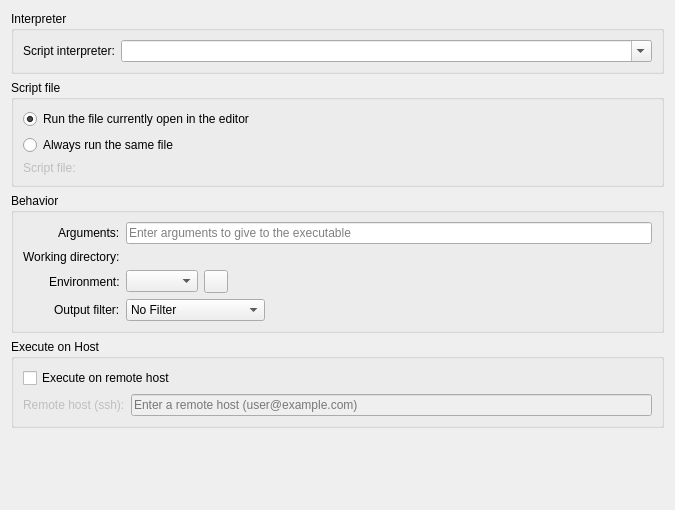
<?xml version="1.0" encoding="UTF-8"?>
<ui version="4.0">
 <class>ScriptAppPage</class>
 <widget class="QWidget" name="ScriptAppPage">
  <property name="geometry">
   <rect>
    <x>0</x>
    <y>0</y>
    <width>675</width>
    <height>510</height>
   </rect>
  </property>
  <layout class="QVBoxLayout" name="verticalLayout">
   <item>
    <widget class="QGroupBox" name="groupBox">
     <property name="title">
      <string>Interpreter</string>
     </property>
     <layout class="QFormLayout" name="formLayout_3">
      <property name="fieldGrowthPolicy">
       <enum>QFormLayout::AllNonFixedFieldsGrow</enum>
      </property>
      <property name="labelAlignment">
       <set>Qt::AlignRight|Qt::AlignTrailing|Qt::AlignVCenter</set>
      </property>
      <property name="formAlignment">
       <set>Qt::AlignLeading|Qt::AlignLeft|Qt::AlignTop</set>
      </property>
      <item row="0" column="0">
       <widget class="QLabel" name="label_7">
        <property name="text">
         <string>Script interpreter:</string>
        </property>
        <property name="alignment">
         <set>Qt::AlignLeading|Qt::AlignLeft|Qt::AlignVCenter</set>
        </property>
       </widget>
      </item>
      <item row="0" column="1">
       <widget class="QComboBox" name="interpreter">
        <property name="sizePolicy">
         <sizepolicy hsizetype="Expanding" vsizetype="Preferred">
          <horstretch>0</horstretch>
          <verstretch>0</verstretch>
         </sizepolicy>
        </property>
        <property name="editable">
         <bool>true</bool>
        </property>
        <item>
         <property name="text">
          <string/>
         </property>
        </item>
        <item>
         <property name="text">
          <string>python</string>
         </property>
        </item>
        <item>
         <property name="text">
          <string>ruby</string>
         </property>
        </item>
        <item>
         <property name="text">
          <string>bash</string>
         </property>
        </item>
        <item>
         <property name="text">
          <string>php</string>
         </property>
        </item>
       </widget>
      </item>
     </layout>
    </widget>
   </item>
   <item>
    <widget class="QGroupBox" name="groupBox_4">
     <property name="title">
      <string>Script file</string>
     </property>
     <layout class="QVBoxLayout" name="verticalLayout_2">
      <item>
       <widget class="QRadioButton" name="runCurrentFile">
        <property name="text">
         <string>Run the file currently open in the editor</string>
        </property>
        <property name="checked">
         <bool>true</bool>
        </property>
       </widget>
      </item>
      <item>
       <widget class="QRadioButton" name="runFixedFile">
        <property name="text">
         <string>Always run the same file</string>
        </property>
       </widget>
      </item>
      <item>
       <layout class="QHBoxLayout" name="horizontalLayout_2">
        <item>
         <widget class="QLabel" name="scriptLabel">
          <property name="enabled">
           <bool>false</bool>
          </property>
          <property name="text">
           <string>Script file:</string>
          </property>
         </widget>
        </item>
        <item>
         <widget class="KUrlRequester" name="executablePath">
          <property name="enabled">
           <bool>false</bool>
          </property>
          <property name="placeholderText" stdset="0">
           <string>Enter the absolute path to the script to run</string>
          </property>
         </widget>
        </item>
       </layout>
      </item>
     </layout>
    </widget>
   </item>
   <item>
    <widget class="QGroupBox" name="groupBox_2">
     <property name="title">
      <string>Behavior</string>
     </property>
     <layout class="QFormLayout" name="formLayout">
      <property name="fieldGrowthPolicy">
       <enum>QFormLayout::ExpandingFieldsGrow</enum>
      </property>
      <property name="labelAlignment">
       <set>Qt::AlignRight|Qt::AlignTrailing|Qt::AlignVCenter</set>
      </property>
      <item row="0" column="0">
       <widget class="QLabel" name="label_3">
        <property name="text">
         <string>Arguments:</string>
        </property>
        <property name="buddy">
         <cstring>arguments</cstring>
        </property>
       </widget>
      </item>
      <item row="0" column="1">
       <widget class="QLineEdit" name="arguments">
        <property name="toolTip">
         <string>Enter arguments to give to the executable</string>
        </property>
        <property name="placeholderText">
         <string/>
        </property>
        <property name="placeholderText" stdset="0">
         <string>Enter arguments to give to the executable</string>
        </property>
       </widget>
      </item>
      <item row="1" column="0">
       <widget class="QLabel" name="label_4">
        <property name="text">
         <string>Working directory:</string>
        </property>
        <property name="buddy">
         <cstring>workingDirectory</cstring>
        </property>
       </widget>
      </item>
      <item row="1" column="1">
       <widget class="KUrlRequester" name="workingDirectory">
        <property name="toolTip">
         <string>Select a working directory for the executable</string>
        </property>
        <property name="placeholderText" stdset="0">
         <string>Select a working directory for the executable</string>
        </property>
       </widget>
      </item>
      <item row="2" column="0">
       <widget class="QLabel" name="label_5">
        <property name="text">
         <string>Environment:</string>
        </property>
        <property name="buddy">
         <cstring>environment</cstring>
        </property>
       </widget>
      </item>
      <item row="2" column="1">
       <layout class="QHBoxLayout" name="horizontalLayout">
        <item>
         <widget class="KDevelop::EnvironmentSelectionWidget" name="environment">
          <property name="toolTip">
           <string>Select an environment to be used</string>
          </property>
         </widget>
        </item>
        <item>
         <widget class="KDevelop::EnvironmentConfigureButton" name="configureEnvironment"/>
        </item>
       </layout>
      </item>
      <item row="3" column="0">
       <widget class="QLabel" name="label_6">
        <property name="text">
         <string>Output filter:</string>
        </property>
       </widget>
      </item>
      <item row="3" column="1">
       <widget class="QComboBox" name="outputFilteringMode">
        <property name="toolTip">
         <string>Select the filter to applied to the output. E.g. to mark errors with red text</string>
        </property>
        <item>
         <property name="text">
          <string>No Filter</string>
         </property>
        </item>
        <item>
         <property name="text">
          <string>Compiler Filter</string>
         </property>
        </item>
        <item>
         <property name="text">
          <string>Script Error Filter</string>
         </property>
        </item>
        <item>
         <property name="text">
          <string>Static Analysis Filter</string>
         </property>
        </item>
       </widget>
      </item>
     </layout>
    </widget>
   </item>
   <item>
    <widget class="QGroupBox" name="groupBox_3">
     <property name="sizePolicy">
      <sizepolicy hsizetype="Preferred" vsizetype="Fixed">
       <horstretch>0</horstretch>
       <verstretch>0</verstretch>
      </sizepolicy>
     </property>
     <property name="title">
      <string>Execute on Host</string>
     </property>
     <layout class="QVBoxLayout" name="verticalLayout_3">
      <item>
       <widget class="QCheckBox" name="remoteHostCheckbox">
        <property name="text">
         <string>Execute on remote host</string>
        </property>
       </widget>
      </item>
      <item>
       <layout class="QHBoxLayout" name="horizontalLayout_3">
        <item>
         <widget class="QLabel" name="remoteHostLabel">
          <property name="enabled">
           <bool>false</bool>
          </property>
          <property name="text">
           <string>Remote host (ssh):</string>
          </property>
          <property name="buddy">
           <cstring>remoteHost</cstring>
          </property>
         </widget>
        </item>
        <item>
         <widget class="QLineEdit" name="remoteHost">
          <property name="enabled">
           <bool>false</bool>
          </property>
          <property name="placeholderText" stdset="0">
           <string>Enter a remote host (user@example.com)</string>
          </property>
         </widget>
        </item>
       </layout>
      </item>
     </layout>
    </widget>
   </item>
   <item>
    <spacer name="verticalSpacer">
     <property name="orientation">
      <enum>Qt::Vertical</enum>
     </property>
     <property name="sizeHint" stdset="0">
      <size>
       <width>20</width>
       <height>40</height>
      </size>
     </property>
    </spacer>
   </item>
  </layout>
 </widget>
 <customwidgets>
  <customwidget>
   <class>KComboBox</class>
   <extends>QComboBox</extends>
   <header>kcombobox.h</header>
  </customwidget>
  <customwidget>
   <class>KUrlRequester</class>
   <extends>QWidget</extends>
   <header>kurlrequester.h</header>
   <container>1</container>
  </customwidget>
  <customwidget>
   <class>KDevelop::EnvironmentSelectionWidget</class>
   <extends>KComboBox</extends>
   <header>util/environmentselectionwidget.h</header>
  </customwidget>
  <customwidget>
   <class>KDevelop::EnvironmentConfigureButton</class>
   <extends>QToolButton</extends>
   <header>shell/environmentconfigurebutton.h</header>
  </customwidget>
 </customwidgets>
 <tabstops>
  <tabstop>arguments</tabstop>
  <tabstop>workingDirectory</tabstop>
  <tabstop>environment</tabstop>
  <tabstop>outputFilteringMode</tabstop>
  <tabstop>remoteHost</tabstop>
 </tabstops>
 <resources/>
 <connections>
  <connection>
   <sender>runFixedFile</sender>
   <signal>toggled(bool)</signal>
   <receiver>executablePath</receiver>
   <slot>setEnabled(bool)</slot>
   <hints>
    <hint type="sourcelabel">
     <x>337</x>
     <y>157</y>
    </hint>
    <hint type="destinationlabel">
     <x>337</x>
     <y>179</y>
    </hint>
   </hints>
  </connection>
  <connection>
   <sender>remoteHostCheckbox</sender>
   <signal>toggled(bool)</signal>
   <receiver>remoteHostLabel</receiver>
   <slot>setEnabled(bool)</slot>
   <hints>
    <hint type="sourcelabel">
     <x>337</x>
     <y>413</y>
    </hint>
    <hint type="destinationlabel">
     <x>86</x>
     <y>443</y>
    </hint>
   </hints>
  </connection>
  <connection>
   <sender>remoteHostCheckbox</sender>
   <signal>toggled(bool)</signal>
   <receiver>remoteHost</receiver>
   <slot>setEnabled(bool)</slot>
   <hints>
    <hint type="sourcelabel">
     <x>337</x>
     <y>413</y>
    </hint>
    <hint type="destinationlabel">
     <x>401</x>
     <y>443</y>
    </hint>
   </hints>
  </connection>
  <connection>
   <sender>runFixedFile</sender>
   <signal>toggled(bool)</signal>
   <receiver>scriptLabel</receiver>
   <slot>setEnabled(bool)</slot>
   <hints>
    <hint type="sourcelabel">
     <x>337</x>
     <y>157</y>
    </hint>
    <hint type="destinationlabel">
     <x>179</x>
     <y>183</y>
    </hint>
   </hints>
  </connection>
 </connections>
</ui>
